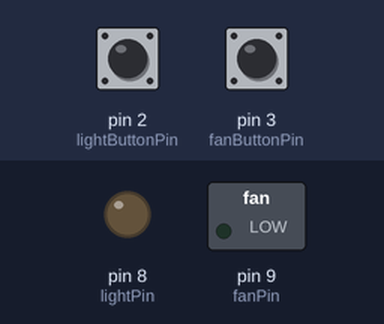
This sketch was run on a simulated Arduino Uno, built with avr-gcc and run on an emulated ATmega328P. Shown: switched loads named in the sketch (green lamp = pin HIGH), output pins drawn as LEDs (lit = HIGH). Inputs (shaded band) come from the test bench; at power-on: pin 2 (lightButtonPin) HIGH, pin 3 (fanButtonPin) HIGH.

Above: at 1.2 s.
1.3 s: pin 2 (lightButtonPin) pulled LOW for 0.15 s
At 2.6 s:
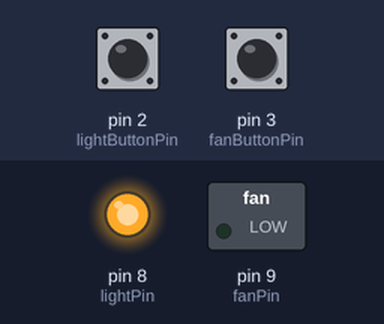
3.0 s: pin 3 (fanButtonPin) pulled LOW for 0.15 s
At 3.9 s:
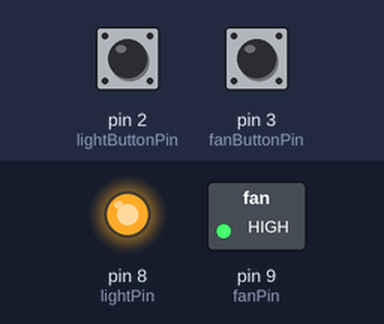
4.7 s: pin 2 (lightButtonPin) pulled LOW for 1 s
At 5.2 s:
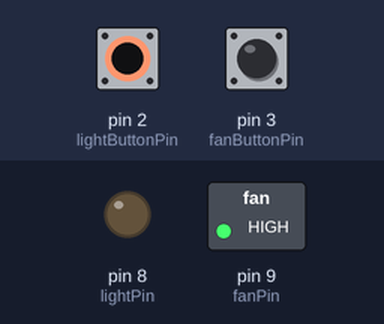
7.2 s: pin 2 (lightButtonPin) pulled LOW for 3.2 s
At 8.3 s:
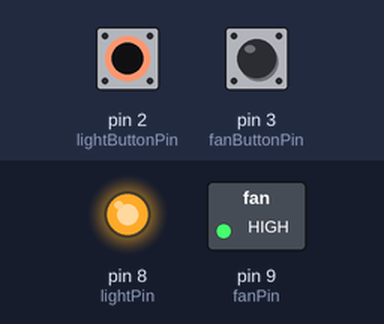
11.9 s: pin 3 (fanButtonPin) pulled LOW for 1 s
At 13.1 s:
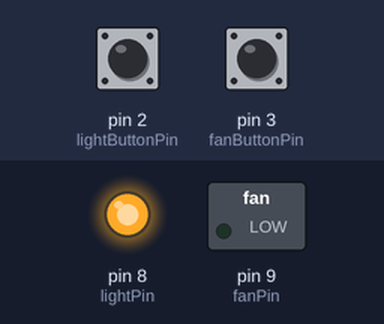
Timing chart, 0 to 14.9 s (numbered marks = the images above; inputs shaded):
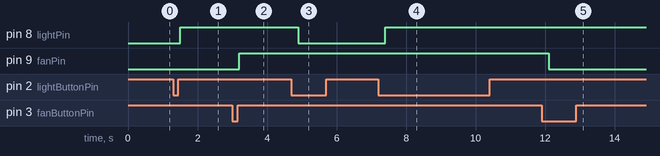

The sketch:

home_automation.ino
```cpp
// Pin Assignments
const int lightPin = 8;        // LED for Light
const int fanPin = 9;          // LED for Fan
const int lightButtonPin = 2;  // Button for Light
const int fanButtonPin = 3;    // Button for Fan

// Current states
int lightState = LOW;
int fanState = LOW;

void setup() {
  // Set LED pins as OUTPUT
  pinMode(lightPin, OUTPUT);
  pinMode(fanPin, OUTPUT);

  // Set button pins as INPUT with internal pull-up resistors
  pinMode(lightButtonPin, INPUT_PULLUP);
  pinMode(fanButtonPin, INPUT_PULLUP);

  // Initialize both devices OFF
  digitalWrite(lightPin, lightState);
  digitalWrite(fanPin, fanState);
}

void loop() {
  // Light Button Pressed (Active LOW)
  if (digitalRead(lightButtonPin) == LOW) {
    delay(200); // Debounce delay
    lightState = !lightState; // Toggle state
    digitalWrite(lightPin, lightState);
    while (digitalRead(lightButtonPin) == LOW); // Wait until released
  }

  // Fan Button Pressed (Active LOW)
  if (digitalRead(fanButtonPin) == LOW) {
    delay(200);
    fanState = !fanState;
    digitalWrite(fanPin, fanState);
    while (digitalRead(fanButtonPin) == LOW);
  }
}
```

Measured:
- after the input at 1.3 s, pin 8 (lightPin): LOW → HIGH after 0.20 s
- after the input at 3.0 s, pin 9 (fanPin): LOW → HIGH after 0.20 s
- after the input at 4.7 s, pin 8 (lightPin): HIGH → LOW after 0.20 s
- after the input at 7.2 s, pin 8 (lightPin): LOW → HIGH after 0.20 s
- after the input at 11.9 s, pin 9 (fanPin): HIGH → LOW after 0.20 s
